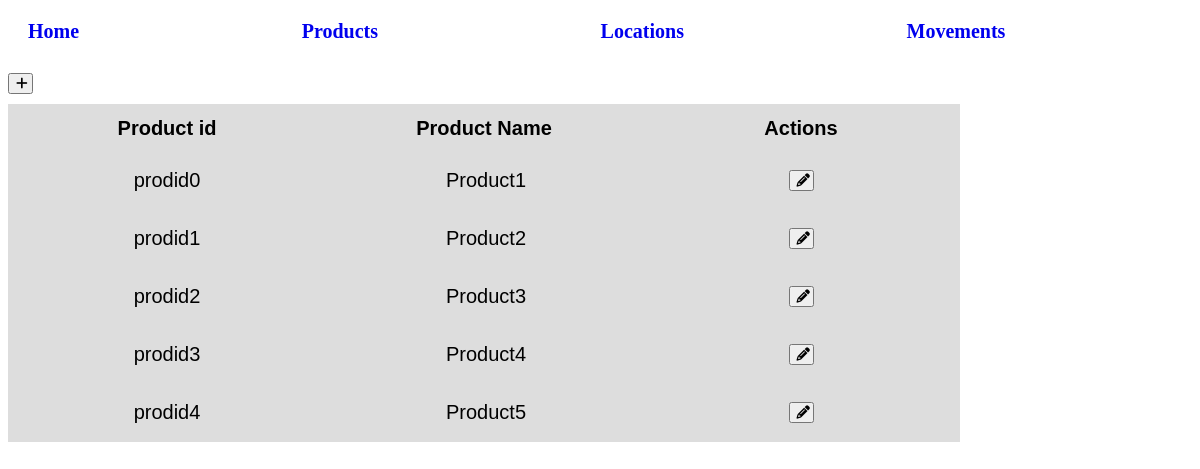
Page /products on the committed database.
### models/product.py (models this page shows)
class ProductModel(db.Model):
    __tablename__ = "product"
    product_id = db.Column(db.String, primary_key=True)
    product_name= db.Column(db.String, nullable=False)
    locations = db.relationship("LocationModel", backref="product")
    productmovements = db.relationship("ProductMovementModel", backref="product")

### app.py (the view, shortened to what this page needs)
@app.route("/products", methods=['GET', 'POST', 'PUT'])
def products():
    if request.method == 'POST':
        data = request.get_json()
        product_id = primary_key_gen(ProductModel, "prodid")
        newProduct = ProductModel(
            product_id = product_id,
            product_name = data["product_name"]
        )
        db.session.add(newProduct)
        db.session.commit()
        added_product = ProductModel.query.get_or_404(product_id)
        return {"product_id": added_product.product_id, "product_name": added_product.product_name}
    else:
        products_details = ProductModel.query.all()
        return render_template('products.html', products_details = products_details)

### templates/products.html (shortened to what this page needs)
{% extends 'base.html' %}
{% block body %}
<div id="products">
    <table id="products-table">
        <button onclick="addProducts()"><i class="fa-solid fa-plus"></i></button>
        <tbody id="products-table-body">
            <tr>
                <th>Product id</th>
                <th>Product Name</th>
                <th>Actions</th>
            </tr>
            {% for product in products_details %}
                <tr id="{{product.product_id}}">
                    <td id="{{product.product_id}}-id">{{product.product_id}}</td>
                    <td><input id="{{product.product_id}}-name" value="{{product.product_name}}"/></td>
                    <td>
                        <button id="edit-{{product.product_id}}" class="edit-on" onclick="editProduct(this.id)"><i class="fa-solid fa-pencil"></i></button>
                    </td>
                </tr>
            {% endfor %}
        </tbody>
    </table>
</div>
{% endblock %}

### static/css/style.css (style rules this page uses)
table { font-family: arial, sans-serif; border-collapse: collapse; font-size: 20px; }
td, th, tr { border: 1px solid #dddddd; text-align: left; padding: 8px; width: 300px; height: 30px; text-align: center; background-color: #dddddd; }
button { width: 25px; text-align: center; margin: 10px 0; }
input { background-color: #dddddd; text-align: center; outline: none; width: 100%; height: 100%; line-height: 20px; font-size: 20px; pointer-events: none; border: none; }
.edit-on { display: auto; }

### rows in the picture
ProductModel: product_id "prodid0", product_name "Product1"
ProductModel: product_id "prodid1", product_name "Product2"
ProductModel: product_id "prodid2", product_name "Product3"
ProductModel: product_id "prodid3", product_name "Product4"
ProductModel: product_id "prodid4", product_name "Product5"
